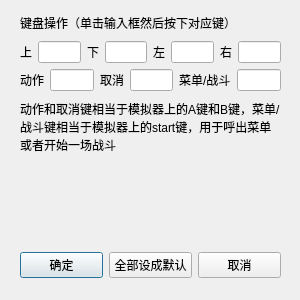
<?xml version="1.0" encoding="UTF-8"?>
<ui version="4.0">
 <class>SettingsDialog</class>
 <widget class="QDialog" name="SettingsDialog">
  <property name="geometry">
   <rect>
    <x>0</x>
    <y>0</y>
    <width>300</width>
    <height>300</height>
   </rect>
  </property>
  <property name="windowTitle">
   <string>Dialog</string>
  </property>
  <widget class="QWidget" name="verticalLayoutWidget">
   <property name="geometry">
    <rect>
     <x>20</x>
     <y>10</y>
     <width>261</width>
     <height>81</height>
    </rect>
   </property>
   <layout class="QVBoxLayout" name="verticalLayout">
    <item>
     <layout class="QVBoxLayout" name="verticalLayout_2">
      <item>
       <widget class="QLabel" name="label">
        <property name="text">
         <string>键盘操作（单击输入框然后按下对应键）</string>
        </property>
       </widget>
      </item>
      <item>
       <layout class="QHBoxLayout" name="horizontalLayout">
        <item>
         <widget class="QLabel" name="label_2">
          <property name="text">
           <string>上</string>
          </property>
         </widget>
        </item>
        <item>
         <widget class="QLineEdit" name="upKey"/>
        </item>
        <item>
         <widget class="QLabel" name="label_3">
          <property name="text">
           <string>下</string>
          </property>
         </widget>
        </item>
        <item>
         <widget class="QLineEdit" name="downKey"/>
        </item>
        <item>
         <widget class="QLabel" name="label_4">
          <property name="text">
           <string>左</string>
          </property>
         </widget>
        </item>
        <item>
         <widget class="QLineEdit" name="leftKey"/>
        </item>
        <item>
         <widget class="QLabel" name="label_5">
          <property name="text">
           <string>右</string>
          </property>
         </widget>
        </item>
        <item>
         <widget class="QLineEdit" name="rightKey"/>
        </item>
       </layout>
      </item>
      <item>
       <layout class="QHBoxLayout" name="horizontalLayout_2">
        <item>
         <widget class="QLabel" name="label_6">
          <property name="text">
           <string>动作</string>
          </property>
         </widget>
        </item>
        <item>
         <widget class="QLineEdit" name="actionKey"/>
        </item>
        <item>
         <widget class="QLabel" name="label_7">
          <property name="text">
           <string>取消</string>
          </property>
         </widget>
        </item>
        <item>
         <widget class="QLineEdit" name="cancelKey"/>
        </item>
        <item>
         <widget class="QLabel" name="label_8">
          <property name="text">
           <string>菜单/战斗</string>
          </property>
         </widget>
        </item>
        <item>
         <widget class="QLineEdit" name="menuKey"/>
        </item>
       </layout>
      </item>
     </layout>
    </item>
   </layout>
  </widget>
  <widget class="QWidget" name="horizontalLayoutWidget_4">
   <property name="geometry">
    <rect>
     <x>20</x>
     <y>250</y>
     <width>261</width>
     <height>31</height>
    </rect>
   </property>
   <layout class="QHBoxLayout" name="horizontalLayout_3">
    <item>
     <widget class="QPushButton" name="okButton">
      <property name="text">
       <string>确定</string>
      </property>
     </widget>
    </item>
    <item>
     <widget class="QPushButton" name="setDefaultButton">
      <property name="text">
       <string>全部设成默认</string>
      </property>
     </widget>
    </item>
    <item>
     <widget class="QPushButton" name="cancelButton">
      <property name="text">
       <string>取消</string>
      </property>
     </widget>
    </item>
   </layout>
  </widget>
  <widget class="QLabel" name="label_9">
   <property name="geometry">
    <rect>
     <x>20</x>
     <y>100</y>
     <width>261</width>
     <height>111</height>
    </rect>
   </property>
   <property name="text">
    <string>动作和取消键相当于模拟器上的A键和B键，菜单/战斗键相当于模拟器上的start键，用于呼出菜单或者开始一场战斗</string>
   </property>
   <property name="alignment">
    <set>Qt::AlignLeading|Qt::AlignLeft|Qt::AlignTop</set>
   </property>
   <property name="wordWrap">
    <bool>true</bool>
   </property>
  </widget>
 </widget>
 <resources/>
 <connections/>
</ui>
